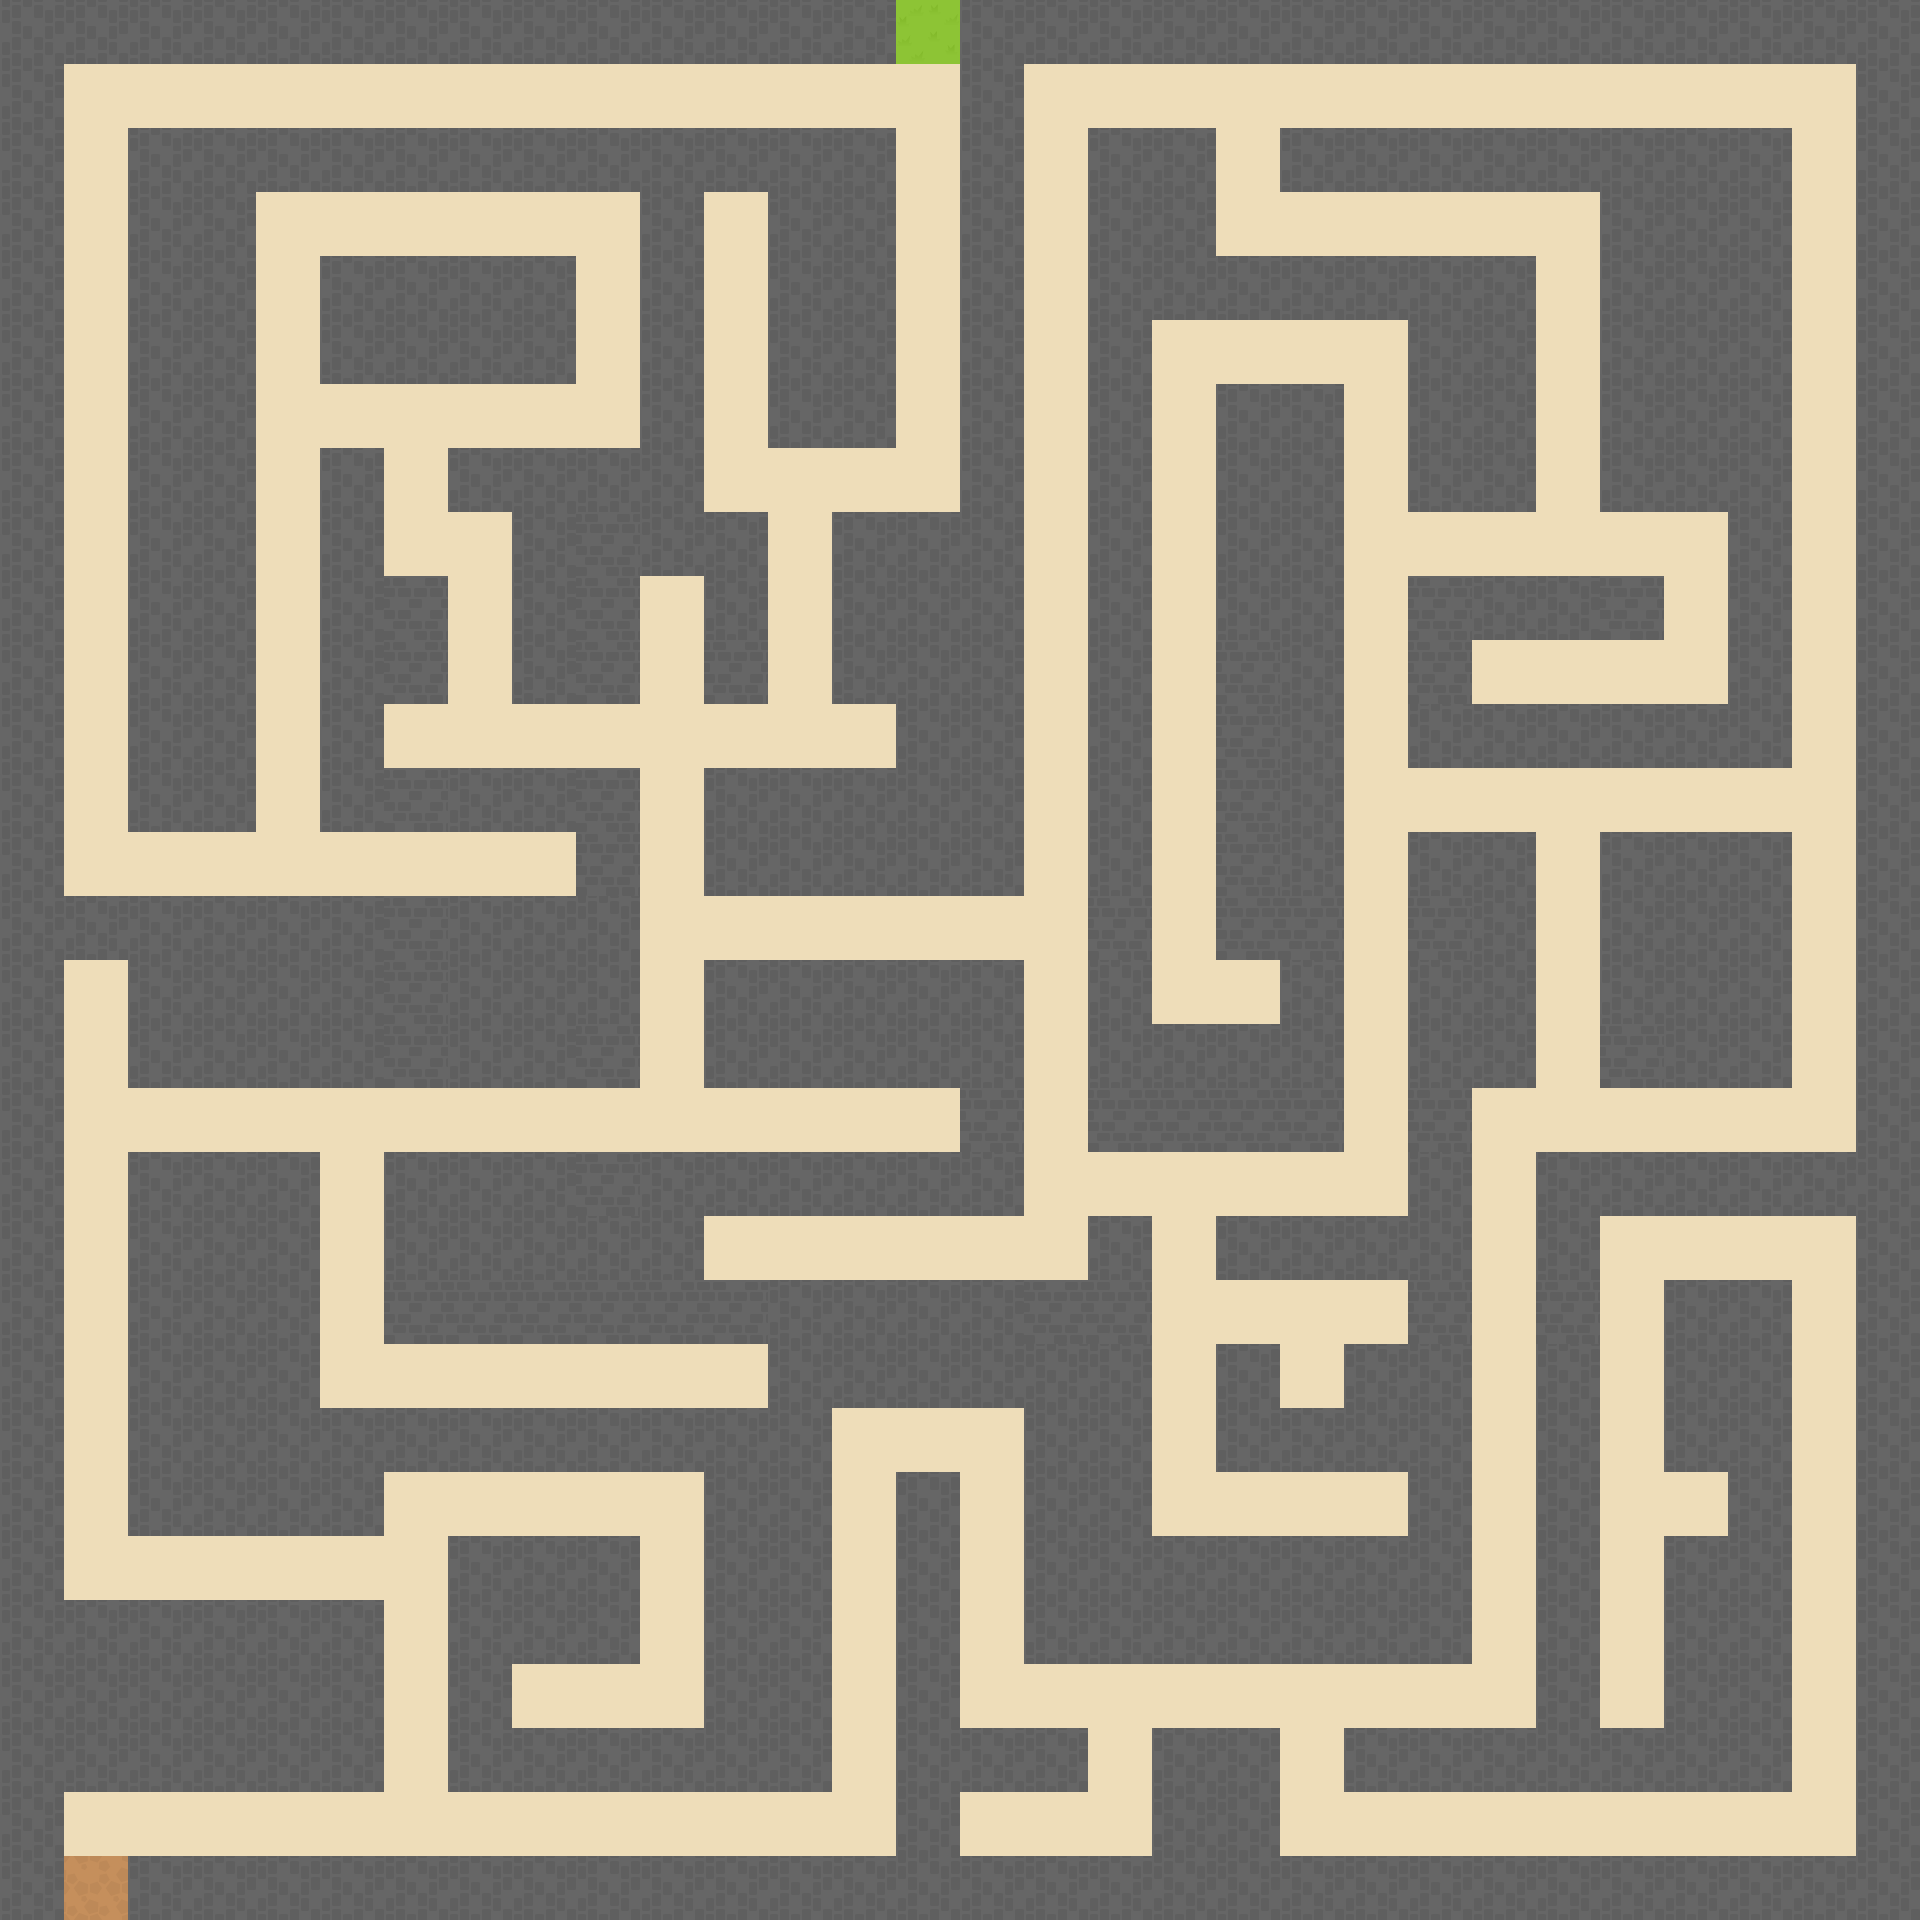

Tiled map render using the project's own tile images. Description and the map definition, with tile-layer contents summarised, below:
An orthogonal 30x30 tile map with 64x64 px tiles, 2 tile layers (background, wall), 2 tilesets and 86 objects (69x wall, 11x enemy, 4x bound, player, exit).

<map version="1.2" tiledversion="1.2.2" orientation="orthogonal" renderorder="right-down" width="30" height="30" tilewidth="64" tileheight="64" infinite="0" nextlayerid="12" nextobjectid="115">
 <tileset firstgid="1" source="map-tiles-64.tsx" />
 <tileset firstgid="97" source="rpg-tiles-64.tsx" />
 <layer id="1" name="background" width="30" height="30">
  <properties>
   <property name="wall" type="bool" value="false" />
  </properties>
  <data>[900 cells, 900 non-empty, 3 distinct tile ids]</data>
 </layer>
 <layer id="2" name="wall" width="30" height="30">
  <properties>
   <property name="wall" type="bool" value="true" />
  </properties>
  <data>[900 cells, 544 non-empty, 1 distinct tile ids]</data>
 </layer>
 <objectgroup id="7" name="ObjectData" locked="1">
  <object id="9" name="player" x="70" y="1859" width="52" height="57" />
  <object id="11" name="enemy" x="68" y="1536" width="53" height="58" />
  <object id="23" name="enemy" x="835.5" y="1791" width="53" height="58" />
  <object id="24" name="enemy" x="1478.5" y="1097" width="53" height="58" />
  <object id="25" name="enemy" x="1797.5" y="1218" width="53" height="58" />
  <object id="26" name="enemy" x="1797.5" y="71" width="53" height="58" />
  <object id="27" name="enemy" x="1345.5" y="327" width="53" height="58" />
  <object id="28" name="enemy" x="67.5" y="71" width="53" height="58" />
  <object id="29" name="enemy" x="259.5" y="831" width="53" height="58" />
  <object id="30" name="enemy" x="1028.5" y="898" width="53" height="58" />
  <object id="31" name="enemy" x="900.167" y="1091.33" width="53" height="58" />
  <object id="32" name="enemy" x="963.5" y="1661" width="53" height="58" />
 </objectgroup>
 <objectgroup id="8" name="PhysicsData" visible="0">
  <object id="37" name="wall" x="129" y="1856" width="1789" height="64" />
  <object id="38" name="wall" x="2" y="2" width="61.6667" height="1853" />
  <object id="39" name="wall" x="46" y="1599" width="336" height="191" />
  <object id="40" name="wall" x="1858" y="0" width="61" height="1892" />
  <object id="41" name="wall" x="1346" y="1727" width="444" height="67" />
  <object id="42" name="wall" x="1151.33" y="1728.67" width="128.333" height="144" />
  <object id="43" name="wall" x="1728" y="1282" width="64" height="357" />
  <object id="44" name="wall" x="1665" y="1282" width="68" height="187" />
  <object id="45" name="wall" x="1663" y="1534" width="129" height="206" />
  <object id="46" name="wall" x="1536" y="1179" width="62.3333" height="568.333" />
  <object id="47" name="wall" x="1535.67" y="1152.67" width="325.667" height="62" />
  <object id="48" name="wall" x="896.333" y="1472.33" width="63.6667" height="394.667" />
  <object id="49" name="wall" x="954.333" y="1728" width="133" height="64" />
  <object id="50" name="wall" x="448.667" y="1535.67" width="190.333" height="129" />
  <object id="51" name="wall" x="449.333" y="1610" width="62.6667" height="163" />
  <object id="52" name="wall" x="449" y="1728.67" width="383" height="63" />
  <object id="53" name="wall" x="704.333" y="1408.67" width="127" height="334.667" />
  <object id="54" name="wall" x="128.333" y="1153" width="192.333" height="383.333" />
  <object id="55" name="wall" x="305.667" y="1409.33" width="406.667" height="62.6667" />
  <object id="56" name="wall" x="229" y="1447.67" width="154.333" height="88" />
  <object id="57" name="wall" x="383.667" y="1151.67" width="320.667" height="191" />
  <object id="58" name="wall" x="696.667" y="1280.33" width="406" height="64" />
  <object id="59" name="wall" x="767.667" y="1341.67" width="334" height="66.6667" />
  <object id="60" name="wall" x="1088.33" y="1216.33" width="63.6667" height="447" />
  <object id="61" name="wall" x="1024.67" y="1389.33" width="81.3333" height="274.333" />
  <object id="62" name="wall" x="1092.67" y="1536.33" width="379.333" height="127" />
  <object id="63" name="wall" x="1598" y="831" width="194" height="257" />
  <object id="64" name="wall" x="1600" y="178" width="191" height="332.667" />
  <object id="65" name="wall" x="1729" y="475.667" width="61.3333" height="291.667" />
  <object id="66" name="wall" x="1407.67" y="703.333" width="357" height="64.6667" />
  <object id="67" name="wall" x="1407.67" y="576" width="64" height="155.667" />
  <object id="68" name="wall" x="1442" y="576.667" width="221" height="64" />
  <object id="69" name="wall" x="1408.33" y="257" width="126.667" height="254.667" />
  <object id="70" name="wall" x="1280.33" y="127.667" width="511.333" height="62.6667" />
  <object id="71" name="wall" x="1408.33" y="832.333" width="126.667" height="259.667" />
  <object id="72" name="wall" x="1409" y="1086" width="62.3333" height="462.667" />
  <object id="73" name="wall" x="1215.67" y="1217.67" width="203.333" height="62" />
  <object id="74" name="wall" x="1345" y="1344" width="73" height="127" />
  <object id="75" name="wall" x="1217" y="1345" width="62" height="126.333" />
  <object id="76" name="wall" x="1252.33" y="1408" width="103" height="63.3333" />
  <object id="77" name="wall" x="656.667" y="1153" width="344" height="62.6667" />
  <object id="78" name="wall" x="960" y="961" width="64" height="254.667" />
  <object id="79" name="wall" x="704" y="960.333" width="296.333" height="126.667" />
  <object id="80" name="wall" x="129" y="913.333" width="510" height="175.333" />
  <object id="81" name="wall" x="56.6667" y="897.667" width="552.667" height="61" />
  <object id="82" name="wall" x="576.333" y="782.333" width="63" height="179.333" />
  <object id="83" name="wall" x="341.333" y="768.667" width="298.667" height="62" />
  <object id="84" name="wall" x="319.333" y="449" width="64.3333" height="382" />
  <object id="86" name="wall" x="375.667" y="577" width="71.3333" height="126.333" />
  <object id="87" name="wall" x="129" y="157" width="125.667" height="676" />
  <object id="88" name="wall" x="319.333" y="256.333" width="256" height="126.667" />
  <object id="89" name="wall" x="129.667" y="128.667" width="765.333" height="62.6667" />
  <object id="90" name="wall" x="769" y="181.667" width="126" height="266" />
  <object id="91" name="wall" x="640.667" y="157" width="62.3333" height="418" />
  <object id="92" name="wall" x="703.333" y="512.667" width="65.3333" height="190.667" />
  <object id="93" name="wall" x="449.667" y="449.333" width="194.333" height="62.6667" />
  <object id="94" name="wall" x="512.667" y="502.667" width="125.667" height="201" />
  <object id="95" name="wall" x="704" y="769" width="319" height="127" />
  <object id="96" name="wall" x="831" y="513.333" width="192.333" height="189.333" />
  <object id="97" name="wall" x="896.333" y="695.333" width="127.333" height="81" />
  <object id="98" name="wall" x="959.667" y="0.666667" width="64" height="544" />
  <object id="99" name="wall" x="35.3333" y="1.33333" width="858.667" height="62" />
  <object id="100" name="wall" x="1002.67" y="0.666667" width="875.667" height="63.3333" />
  <object id="101" name="wall" x="1088" y="127.667" width="127.667" height="191.667" />
  <object id="102" name="wall" x="1199.33" y="257" width="251.333" height="63.3333" />
  <object id="103" name="wall" x="1089" y="306.333" width="62" height="845.667" />
  <object id="104" name="wall" x="1138.67" y="1025" width="183.333" height="126" />
  <object id="105" name="wall" x="1281" y="384.667" width="62" height="767.333" />
  <object id="107" name="wall" x="1216.33" y="383.667" width="76.6667" height="575.333" />
  <object id="108" name="bound" x="-7.81597e-14" y="1921" width="1920" height="1.33333" />
  <object id="109" name="bound" x="-1" y="0.333335" width="1920" height="1.33333" />
  <object id="110" name="bound" x="0" y="4.33334" width="5" height="1917.33" />
  <object id="111" name="bound" x="1914.5" y="3.335" width="5" height="1917.33" />
  <object id="114" name="exit" x="896" y="2.5" width="62" height="61" />
 </objectgroup>
</map>
